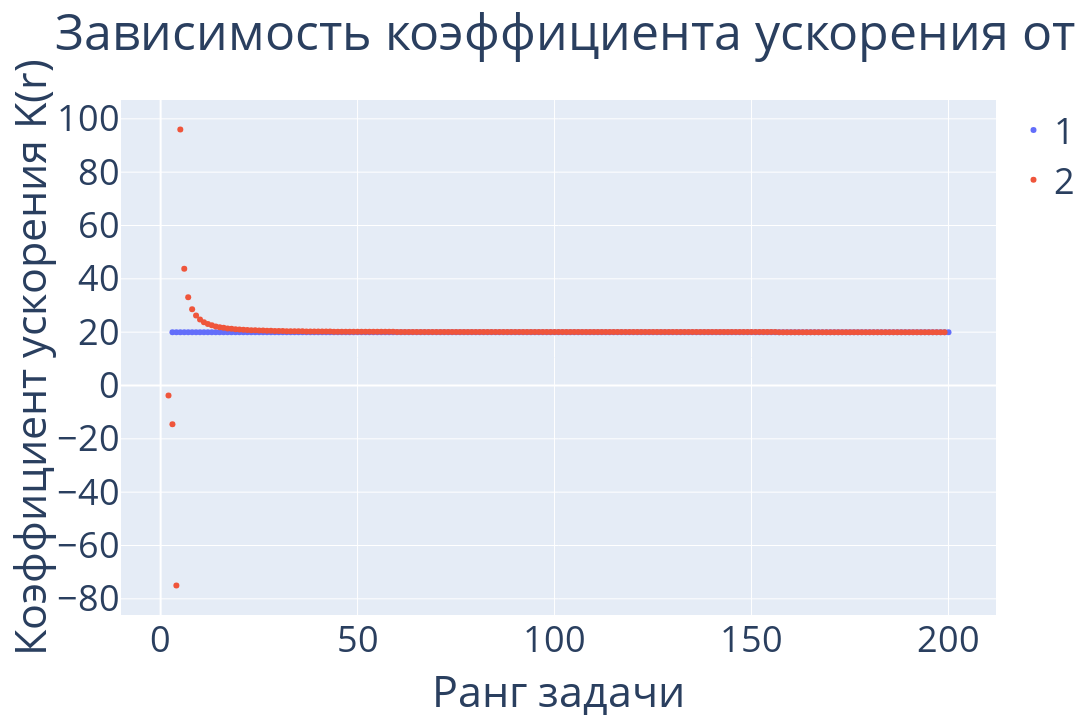

Write notebook code for a chart like this one.
### Code cell
# Acceleration coefficient graphic (dependence on problem rank)
r = 20
stages_amount = 6
p1_x = []
p1_y = []
p2_x = []
p2_y = []
for i in range(2, 200):
    p1_x.append(i + 2)
    p2_x.append(i)
    k = (r * (i + 1)) / (r + (i + 1) - 1)
    r2 = (k * (i - 1)) / (i - k)
    p2_y.append(r2)
    p1_y.append(r)
fig = go.Figure()
fig.add_trace(
    go.Scatter(x=p1_x, y=p1_y, mode='markers', name='1',
               text=[f'n = {n}; r(n) = {y}' for n, y in enumerate(p1_y, 4)],
               textposition='bottom center')
)
fig.add_trace(
    go.Scatter(x=p2_x, y=p2_y, mode='markers', name='2',
               text=[f'n = {n}; r(n) = {y}' for n, y in enumerate(p2_y, 2)],
               textposition='bottom center')
)
fig.update_layout(title_text='Зависимость коэффициента ускорения от ранга задачи',
                  font=dict(size=36), width=1280, height=720)
fig.update_xaxes(title_text='Ранг задачи')
fig.update_yaxes(title_text='Коэффициент ускорения K(r)')
fig.show(autosize=True)

### Figure 1 — Plotly figure (JSON) as saved in the notebook; plotly's stock layout.template omitted (floating-point values rounded to 4 significant figures; data arrays with more than 128 entries replaced by an {"elided": "..."} marker saying what was removed)
{"data": [{"mode": "markers", "name": "1", "text": {"elided": "198 str values"}, "textposition": "bottom center", "type": "scatter", "x": {"elided": "198 int values"}, "y": {"elided": "198 int values"}}, {"mode": "markers", "name": "2", "text": {"elided": "198 str values"}, "textposition": "bottom center", "type": "scatter", "x": {"elided": "198 int values"}, "y": {"elided": "198 float values"}}], "layout": {"font": {"size": 36}, "height": 720, "title": {"text": "Зависимость коэффициента ускорения от ранга задачи"}, "width": 1280, "xaxis": {"title": {"text": "Ранг задачи"}}, "yaxis": {"title": {"text": "Коэффициент ускорения K(r)"}}}}
